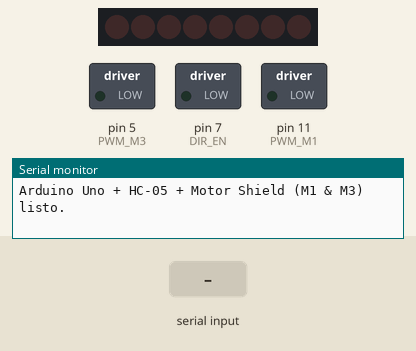
Bench run of a sketch on a simulated Arduino Uno, built with avr-gcc and run on an emulated ATmega328P. On the bench: 8 shift-register outputs drawn as a row of LEDs (first output left, lit = HIGH), switched loads named in the sketch (green lamp = pin HIGH), the last lines printed to the serial monitor. Wiring (inferred from the names in the program): shift register (74HC595): data pin 8; shift clock pin 4; latch pin 12. Wiring (inferred from the signals the program sends): row of LEDs: on Q0, Q1, Q2, Q3, Q4, Q5, Q6, Q7. Inputs (shaded band) come from the test bench. Pins used as bus, display or sensor lines are not drawn.

Above: at 1.2 s.
1.3 s: "up\n" received over Serial
At 2.1 s:
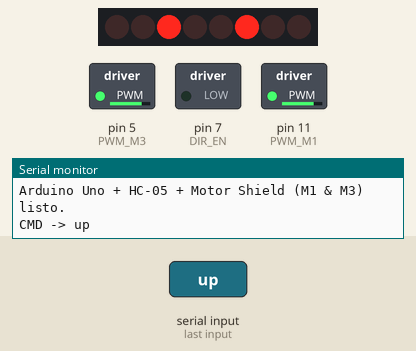
2.8 s: "left\n" received over the second serial link
At 3.3 s:
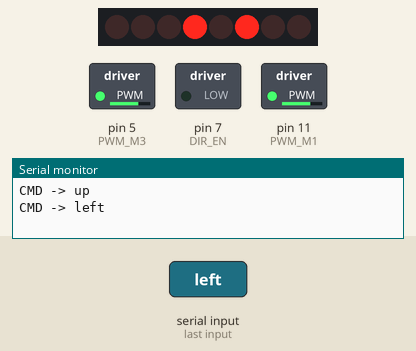
4.3 s: "down\n" received over Serial
At 4.6 s:
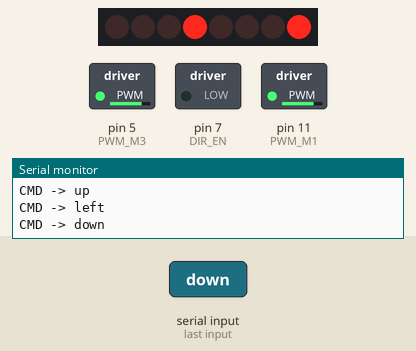
5.8 s: "right\n" received over the second serial link
At 6.8 s:
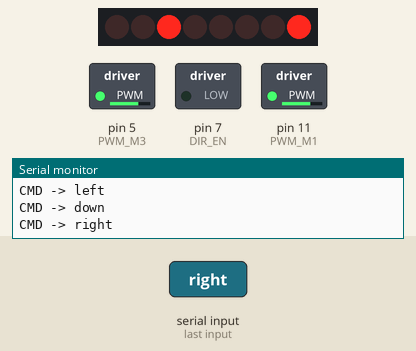
7.3 s: "up\n" received over the second serial link
At 7.8 s:
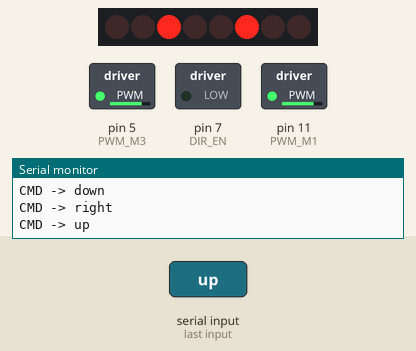
8.8 s: "down\n" received over the second serial link
At 10.3 s:
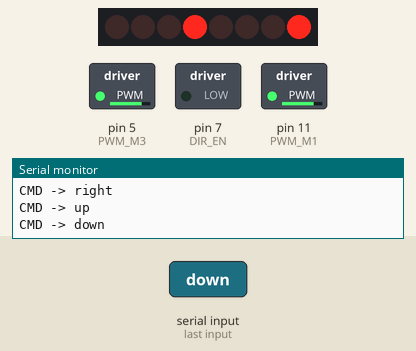
Timing chart, 0 to 11.3 s (numbered marks = the images above; inputs shaded):
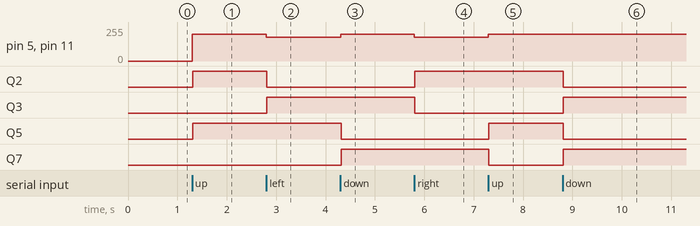

The sketch:

arduinoCODE.ino
```cpp
/*
 * Controlador Arduino Uno + HC-05 + Motor Control Shield (L293D / 74HC595)
 * Compatible con la aplicación web de control Bluetooth (directorio padre).
 *
 * Protocolo de la web (9600 baud, fin de línea \n o \r\n):
 *   - Preset por defecto: up, down, left, right, stop
 *   - Preset 1 carácter:  F, B, L, R, S
 *   - Respuestas hacia la web: READY, OK:up, OK:down, OK:left, OK:right, OK:stop
 *
 * Conexiones HC-05 -> Arduino Uno:
 *   VCC    -> 5V
 *   GND    -> GND
 *   TXD    -> Uno D10 (RX de SoftwareSerial)
 *   RXD    -> Uno D9  (TX de SoftwareSerial; usar divisor de voltaje 1kΩ/2kΩ a 3.3V)
 *   EN/KEY -> Sin conectar (modo datos normal a 9600 baud)
 *
 * Conexiones Motor Control Shield (L293D) -> Arduino Uno:
 *   Uno D4  -> Shield pin 4  (DIR_CLK   - 74HC595 SHCP)
 *   Uno D7  -> Shield pin 7  (DIR_EN    - 74HC595 OE, activo en LOW)
 *   Uno D8  -> Shield pin 8  (DIR_SER   - 74HC595 DS)
 *   Uno D12 -> Shield pin 12 (DIR_LATCH - 74HC595 STCP)
 *   Uno D11 -> Shield pin 11 (PWM de M1 - Motor Izquierdo)
 *   Uno D5  -> Shield pin 5  (PWM de M3 - Motor Derecho)
 *   + GND común y alimentación 5V / fuente externa de motores en el shield.
 */

#include <SoftwareSerial.h>

// ===================== PINES HC-05 =====================
// SoftwareSerial(rxPin, txPin):
//   rxPin (D10) recibe desde TXD del HC-05
//   txPin (D9)  envía hacia RXD del HC-05
const uint8_t BT_RX_PIN = 10; // Conectado a HC-05 TXD
const uint8_t BT_TX_PIN = 9;  // Conectado a HC-05 RXD

SoftwareSerial btSerial(BT_RX_PIN, BT_TX_PIN);

// ============ PINES MOTOR CONTROL SHIELD (74HC595 + L293D) ============
const uint8_t DIR_CLK   = 4;  // Shield pin 4  (DIR_CLK)
const uint8_t DIR_EN    = 7;  // Shield pin 7  (DIR_EN, LOW = habilitado)
const uint8_t DIR_SER   = 8;  // Shield pin 8  (DIR_SER)
const uint8_t DIR_LATCH = 12; // Shield pin 12 (DIR_LATCH)

const uint8_t PWM_M1    = 11; // Shield pin 11 (PWM de M1)
const uint8_t PWM_M3    = 5;  // Shield pin 5  (PWM de M3)

// Posiciones de bits en el registro de desplazamiento 74HC595 del shield L293D
const uint8_t MOTOR1_A = 2;
const uint8_t MOTOR1_B = 3;
const uint8_t MOTOR3_A = 5;
const uint8_t MOTOR3_B = 7;

// ===================== AJUSTES DE MOTORES =====================
const uint8_t VELOCIDAD_AVANCE = 200; // 0 a 255
const uint8_t VELOCIDAD_GIRO   = 180; // 0 a 255

// Cambia a true si algún motor gira al revés respecto a tu montaje físico
const bool INVERTIR_M1 = false; // M1 = Motor Izquierdo
const bool INVERTIR_M3 = false; // M3 = Motor Derecho

// Estados de dirección de motor (usamos uint8_t para máxima compatibilidad con Arduino IDE)
const uint8_t MOTOR_DETENER  = 0;
const uint8_t MOTOR_ADELANTE = 1;
const uint8_t MOTOR_ATRAS    = 2;

// Estado actual de los 8 bits del 74HC595
uint8_t latchState = 0;

// Variables de estado de dirección (sincronizadas con la web)
bool up    = false;
bool down  = false;
bool left  = false;
bool right = false;

// Buffers de recepción serial independientes (HC-05 y USB)
String cmdBT  = "";
String cmdUSB = "";
const uint8_t MAX_CMD_LEN = 32;

// ===================== FUNCIONES DEL SHIELD =====================
void actualizarShiftRegister() {
  digitalWrite(DIR_LATCH, LOW);
  shiftOut(DIR_SER, DIR_CLK, MSBFIRST, latchState);
  digitalWrite(DIR_LATCH, HIGH);
}

void setBitMotor(uint8_t bitA, uint8_t bitB, uint8_t dir, bool invertir) {
  if (invertir) {
    if (dir == MOTOR_ADELANTE) {
      dir = MOTOR_ATRAS;
    } else if (dir == MOTOR_ATRAS) {
      dir = MOTOR_ADELANTE;
    }
  }

  switch (dir) {
    case MOTOR_ADELANTE:
      bitSet(latchState, bitA);
      bitClear(latchState, bitB);
      break;
    case MOTOR_ATRAS:
      bitClear(latchState, bitA);
      bitSet(latchState, bitB);
      break;
    case MOTOR_DETENER:
    default:
      bitClear(latchState, bitA);
      bitClear(latchState, bitB);
      break;
  }
}

void configurarMotores(
  uint8_t dirM1, uint8_t velM1,
  uint8_t dirM3, uint8_t velM3
) {
  setBitMotor(MOTOR1_A, MOTOR1_B, dirM1, INVERTIR_M1);
  setBitMotor(MOTOR3_A, MOTOR3_B, dirM3, INVERTIR_M3);
  actualizarShiftRegister();

  analogWrite(PWM_M1, dirM1 == MOTOR_DETENER ? 0 : velM1);
  analogWrite(PWM_M3, dirM3 == MOTOR_DETENER ? 0 : velM3);
}

void avanzar() {
  configurarMotores(MOTOR_ADELANTE, VELOCIDAD_AVANCE, MOTOR_ADELANTE, VELOCIDAD_AVANCE);
}

void retroceder() {
  configurarMotores(MOTOR_ATRAS, VELOCIDAD_AVANCE, MOTOR_ATRAS, VELOCIDAD_AVANCE);
}

void girarIzquierda() {
  configurarMotores(MOTOR_ATRAS, VELOCIDAD_GIRO, MOTOR_ADELANTE, VELOCIDAD_GIRO);
}

void girarDerecha() {
  configurarMotores(MOTOR_ADELANTE, VELOCIDAD_GIRO, MOTOR_ATRAS, VELOCIDAD_GIRO);
}

void detener() {
  configurarMotores(MOTOR_DETENER, 0, MOTOR_DETENER, 0);
}

// ===================== PROCESAMIENTO DE COMANDOS =====================
void procesarComando(String cmd) {
  cmd.trim();
  if (cmd.length() == 0) {
    return;
  }

  String cmdLower = cmd;
  cmdLower.toLowerCase();

  up    = (cmdLower == "up"    || cmdLower == "f");
  down  = (cmdLower == "down"  || cmdLower == "b");
  left  = (cmdLower == "left"  || cmdLower == "l");
  right = (cmdLower == "right" || cmdLower == "r");

  if (up) {
    avanzar();
    btSerial.println("OK:up");
    Serial.println("CMD -> up");
  } else if (down) {
    retroceder();
    btSerial.println("OK:down");
    Serial.println("CMD -> down");
  } else if (left) {
    girarIzquierda();
    btSerial.println("OK:left");
    Serial.println("CMD -> left");
  } else if (right) {
    girarDerecha();
    btSerial.println("OK:right");
    Serial.println("CMD -> right");
  } else if (cmdLower == "stop" || cmdLower == "s") {
    detener();
    btSerial.println("OK:stop");
    Serial.println("CMD -> stop");
  } else {
    // Por seguridad, ante cualquier comando desconocido detenemos los motores
    detener();
    btSerial.println("OK:stop");
    Serial.print("CMD desconocido (detenido): ");
    Serial.println(cmd);
  }
}

void leerPuerto(Stream &puerto, String &buffer) {
  while (puerto.available()) {
    char c = puerto.read();
    if (c == '\n' || c == '\r') {
      if (buffer.length() > 0) {
        procesarComando(buffer);
        buffer = "";
      }
    } else if (buffer.length() < MAX_CMD_LEN) {
      buffer += c;
    }
  }
}

// ===================== SETUP Y LOOP =====================
void setup() {
  // Deshabilitar salidas del 74HC595 durante la inicialización para evitar arranques bruscos
  pinMode(DIR_EN, OUTPUT);
  digitalWrite(DIR_EN, HIGH);

  pinMode(DIR_CLK, OUTPUT);
  pinMode(DIR_SER, OUTPUT);
  pinMode(DIR_LATCH, OUTPUT);
  pinMode(PWM_M1, OUTPUT);
  pinMode(PWM_M3, OUTPUT);

  // Inicializar motores detenidos antes de habilitar el shield
  latchState = 0;
  actualizarShiftRegister();
  analogWrite(PWM_M1, 0);
  analogWrite(PWM_M3, 0);

  // Habilitar salidas del 74HC595 (DIR_EN activo en LOW)
  digitalWrite(DIR_EN, LOW);

  // Inicializar puertos seriales (9600 baud = valor por defecto de HC-05 y la web)
  Serial.begin(9600);
  btSerial.begin(9600);

  cmdBT.reserve(MAX_CMD_LEN);
  cmdUSB.reserve(MAX_CMD_LEN);

  Serial.println("Arduino Uno + HC-05 + Motor Shield (M1 & M3) listo.");
  btSerial.println("READY");
}

void loop() {
  // Lee comandos desde el módulo Bluetooth HC-05
  leerPuerto(btSerial, cmdBT);

  // También permite probar los mismos comandos desde el Monitor Serial USB
  leerPuerto(Serial, cmdUSB);
}
```

Measured:
- after the input at 1.3 s, pin 5 (PWM_M3), pin 11 (PWM_M1): 0/255 → 200/255 at once; Q2, Q5: LOW → HIGH at once
- after the input at 2.8 s, pin 5 (PWM_M3), pin 11 (PWM_M1): 200/255 → 180/255 at once; Q2: HIGH → LOW at once; Q3: LOW → HIGH at once
- after the input at 4.3 s, pin 5 (PWM_M3), pin 11 (PWM_M1): 180/255 → 200/255 at once; Q5: HIGH → LOW at once; Q7: LOW → HIGH at once
- after the input at 5.8 s, pin 5 (PWM_M3), pin 11 (PWM_M1): 200/255 → 180/255 at once; Q2: LOW → HIGH at once; Q3: HIGH → LOW at once
- after the input at 7.3 s, pin 5 (PWM_M3), pin 11 (PWM_M1): 180/255 → 200/255 at once; Q5: LOW → HIGH at once; Q7: HIGH → LOW at once
- after the input at 8.8 s, Q2, Q5: HIGH → LOW at once; Q3, Q7: LOW → HIGH at once
